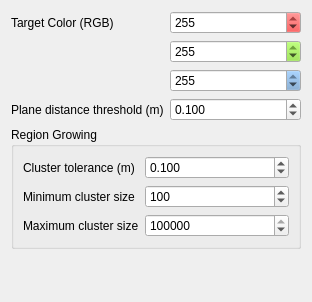
<?xml version="1.0" encoding="UTF-8"?>
<ui version="4.0">
 <class>ColorSelectionMeshModifier</class>
 <widget class="QWidget" name="ColorSelectionMeshModifier">
  <property name="geometry">
   <rect>
    <x>0</x>
    <y>0</y>
    <width>312</width>
    <height>302</height>
   </rect>
  </property>
  <property name="windowTitle">
   <string>Form</string>
  </property>
  <layout class="QVBoxLayout" name="verticalLayout">
   <item>
    <layout class="QFormLayout" name="formLayout_2">
     <item row="3" column="0">
      <widget class="QLabel" name="label_3">
       <property name="text">
        <string>Plane distance threshold (m)</string>
       </property>
      </widget>
     </item>
     <item row="3" column="1">
      <widget class="QDoubleSpinBox" name="plane_distance_threshold">
       <property name="decimals">
        <number>3</number>
       </property>
       <property name="singleStep">
        <double>0.100000000000000</double>
       </property>
       <property name="value">
        <double>0.100000000000000</double>
       </property>
      </widget>
     </item>
     <item row="2" column="0">
      <widget class="QLabel" name="label_target_color">
       <property name="text">
        <string>Target Color (RGB)</string>
       </property>
      </widget>
     </item>
     <item row="2" column="1">
      <layout class="QVBoxLayout" name="vertical_layout_background_color">
       <item>
        <widget class="QSpinBox" name="spin_box_red">
         <property name="palette">
          <palette>
           <active>
            <colorrole role="Button">
             <brush brushstyle="SolidPattern">
              <color alpha="255">
               <red>239</red>
               <green>41</green>
               <blue>41</blue>
              </color>
             </brush>
            </colorrole>
           </active>
           <inactive>
            <colorrole role="Button">
             <brush brushstyle="SolidPattern">
              <color alpha="255">
               <red>239</red>
               <green>41</green>
               <blue>41</blue>
              </color>
             </brush>
            </colorrole>
           </inactive>
           <disabled>
            <colorrole role="Button">
             <brush brushstyle="SolidPattern">
              <color alpha="255">
               <red>239</red>
               <green>41</green>
               <blue>41</blue>
              </color>
             </brush>
            </colorrole>
           </disabled>
          </palette>
         </property>
         <property name="maximum">
          <number>255</number>
         </property>
         <property name="value">
          <number>255</number>
         </property>
        </widget>
       </item>
       <item>
        <widget class="QSpinBox" name="spin_box_green">
         <property name="palette">
          <palette>
           <active>
            <colorrole role="Button">
             <brush brushstyle="SolidPattern">
              <color alpha="255">
               <red>138</red>
               <green>226</green>
               <blue>52</blue>
              </color>
             </brush>
            </colorrole>
           </active>
           <inactive>
            <colorrole role="Button">
             <brush brushstyle="SolidPattern">
              <color alpha="255">
               <red>138</red>
               <green>226</green>
               <blue>52</blue>
              </color>
             </brush>
            </colorrole>
           </inactive>
           <disabled>
            <colorrole role="Button">
             <brush brushstyle="SolidPattern">
              <color alpha="255">
               <red>138</red>
               <green>226</green>
               <blue>52</blue>
              </color>
             </brush>
            </colorrole>
           </disabled>
          </palette>
         </property>
         <property name="maximum">
          <number>255</number>
         </property>
         <property name="value">
          <number>255</number>
         </property>
        </widget>
       </item>
       <item>
        <widget class="QSpinBox" name="spin_box_blue">
         <property name="palette">
          <palette>
           <active>
            <colorrole role="Button">
             <brush brushstyle="SolidPattern">
              <color alpha="255">
               <red>114</red>
               <green>159</green>
               <blue>207</blue>
              </color>
             </brush>
            </colorrole>
           </active>
           <inactive>
            <colorrole role="Button">
             <brush brushstyle="SolidPattern">
              <color alpha="255">
               <red>114</red>
               <green>159</green>
               <blue>207</blue>
              </color>
             </brush>
            </colorrole>
           </inactive>
           <disabled>
            <colorrole role="Button">
             <brush brushstyle="SolidPattern">
              <color alpha="255">
               <red>114</red>
               <green>159</green>
               <blue>207</blue>
              </color>
             </brush>
            </colorrole>
           </disabled>
          </palette>
         </property>
         <property name="maximum">
          <number>255</number>
         </property>
         <property name="value">
          <number>255</number>
         </property>
        </widget>
       </item>
      </layout>
     </item>
    </layout>
   </item>
   <item>
    <widget class="QGroupBox" name="groupBox">
     <property name="title">
      <string>Region Growing</string>
     </property>
     <layout class="QFormLayout" name="formLayout">
      <item row="0" column="0">
       <widget class="QLabel" name="label_4">
        <property name="text">
         <string>Cluster tolerance (m)</string>
        </property>
       </widget>
      </item>
      <item row="0" column="1">
       <widget class="QDoubleSpinBox" name="cluster_tolerance">
        <property name="decimals">
         <number>3</number>
        </property>
        <property name="singleStep">
         <double>0.100000000000000</double>
        </property>
        <property name="value">
         <double>0.100000000000000</double>
        </property>
       </widget>
      </item>
      <item row="1" column="0">
       <widget class="QLabel" name="label">
        <property name="text">
         <string>Minimum cluster size</string>
        </property>
       </widget>
      </item>
      <item row="1" column="1">
       <widget class="QSpinBox" name="min_cluster_size">
        <property name="maximum">
         <number>1000000</number>
        </property>
        <property name="value">
         <number>100</number>
        </property>
       </widget>
      </item>
      <item row="2" column="0">
       <widget class="QLabel" name="label_2">
        <property name="text">
         <string>Maximum cluster size</string>
        </property>
       </widget>
      </item>
      <item row="2" column="1">
       <widget class="QSpinBox" name="max_cluster_size">
        <property name="minimum">
         <number>0</number>
        </property>
        <property name="maximum">
         <number>1000000000</number>
        </property>
        <property name="value">
         <number>1000000000</number>
        </property>
       </widget>
      </item>
     </layout>
    </widget>
   </item>
   <item>
    <spacer name="verticalSpacer">
     <property name="orientation">
      <enum>Qt::Vertical</enum>
     </property>
     <property name="sizeHint" stdset="0">
      <size>
       <width>20</width>
       <height>40</height>
      </size>
     </property>
    </spacer>
   </item>
  </layout>
 </widget>
 <resources/>
 <connections/>
</ui>
